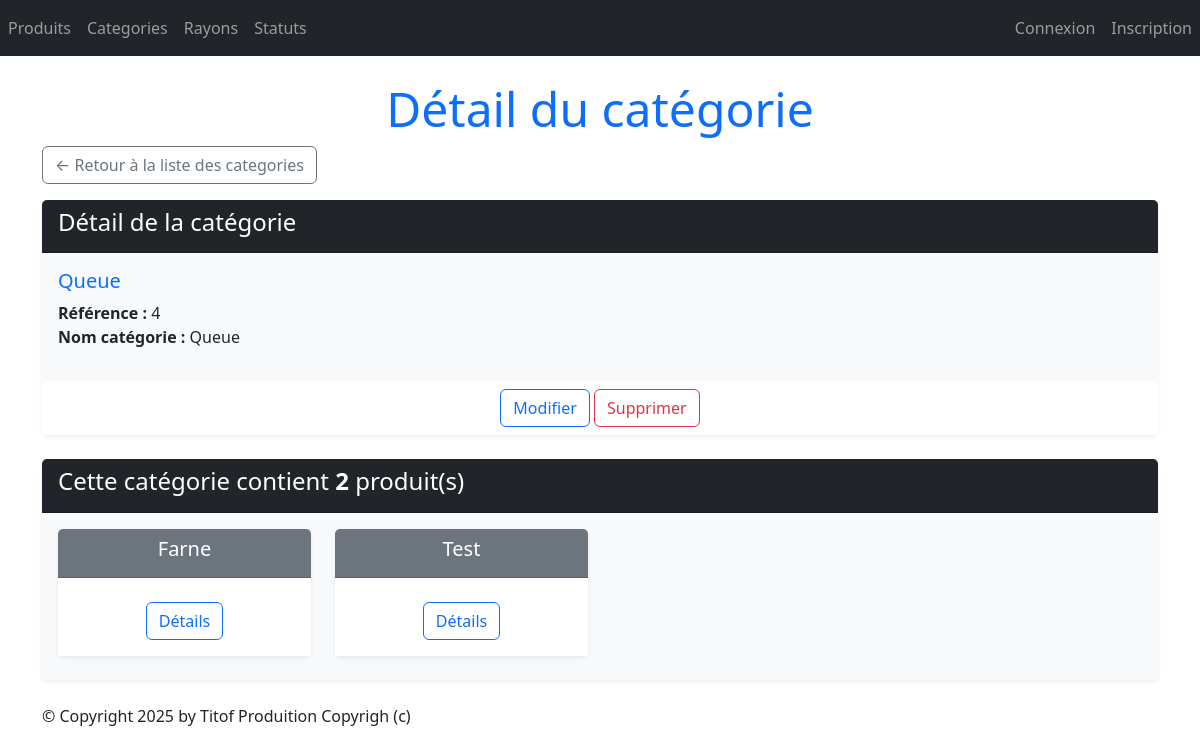
The page /monApp/categories/4/ on the database as committed earlier.
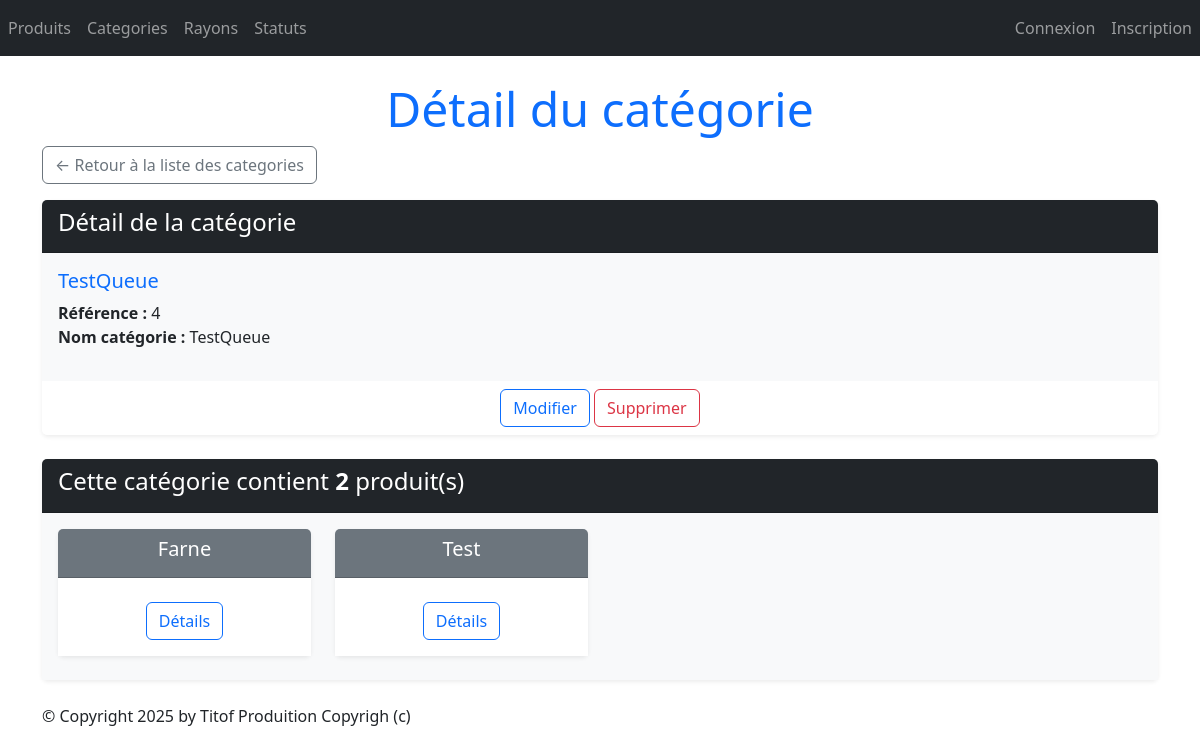
The same page on the database as committed later.
### monApp/models.py (models this page shows, shortened)
class Categorie(models.Model):
    idCat = models.AutoField(primary_key=True)
    nomCat = models.CharField(max_length=100)

### monApp/views.py (the view)
# urls.py: path("categories/<int:pk>/", views.CategorieDetailView.as_view(), name="dtl_categorie"),
class CategorieDetailView(DetailView):
    model = Categorie
    template_name = "monApp/Read/detail/categorie.html"
    context_object_name = "categorie"
    def get_queryset(self):
        return Categorie.objects.annotate(nb_produits=Count('produits_categorie'))
    def get_context_data(self, **kwargs):
        context = super(CategorieDetailView, self).get_context_data(**kwargs)
        context['titremenu'] = "Détail du catégorie"
        context['prdts'] = self.object.produits_categorie.all()
        return context

### monApp/templates/monApp/Read/detail/categorie.html
{% extends 'monApp/base.html' %}
{% block menu %}
    <h1 class="display-5 text-center text-primary">{{ titremenu }}</h1>
{% endblock %}
{% block contenu %}
<div class="mb-3">
    <a href="{% url 'lst_categories' %}" class="btn btn-outline-secondary">
        &larr; Retour à la liste des categories
    </a>
</div>
    <div class="card mb-4 shadow-sm border-0">
        <div class="card-header bg-dark text-white">
            <h4>Détail de la catégorie</h4>
        </div>
        <div class="card-body bg-light">
            <h5 class="card-title text-primary">{{ categorie.nomCat }}</h5>
            <ul class="list-unstyled">
                <li><strong>Référence :</strong> {{ categorie.idCat }}</li>
                <li><strong>Nom catégorie :</strong> {{ categorie.nomCat }}</li>
            </ul>
        </div>
        <div class="card-footer text-center bg-white border-0">
            <button type="button" class="btn btn-outline-primary" onclick="window.location.href='{% url 'categorie_chng' categorie.idCat %}'">Modifier</button>
            <button onclick="window.location.href='{% url 'dlt_categorie' categorie.idCat %}';" class="btn btn-outline-danger">Supprimer</button>
        </div>
    </div>
    <div class="card mb-4 mt-2 shadow-sm border-0">
        <div class="card-header bg-dark text-white">
            <h4>Cette catégorie contient <strong>{{ categorie.nb_produits }}</strong> produit(s)</h4>
        </div>
        <div class="card-body bg-light">
            <div class="row">
                {% if prdts %}
                    {% for prdt in prdts %}
                        <div class="col-sm-3">
                            <div class="card mb-2 text-center border-0 shadow-sm">
                                <div class="card-header bg-secondary text-white">
                                    <h5 class="card-title">{{ prdt.intituleProd }}</h5>
                                </div>
                                <div class="card-body bg-white">
                                    <a href="{% url 'dtl_prdt' prdt.refProd %}" class="btn btn-outline-primary mt-2">Détails</a>
                                </div>
                            </div>
                        </div>
                    {% endfor %}
                {% else %}
                    <p class="text-muted">Aucun produit trouvé pour cette catégorie.</p>
                {% endif %}
            </div>
        </div>
    </div>
{% endblock %}

Rows that differ between the two databases and show on the page:
changed Categorie id 4: nomCat "Queue" → "TestQueue"
